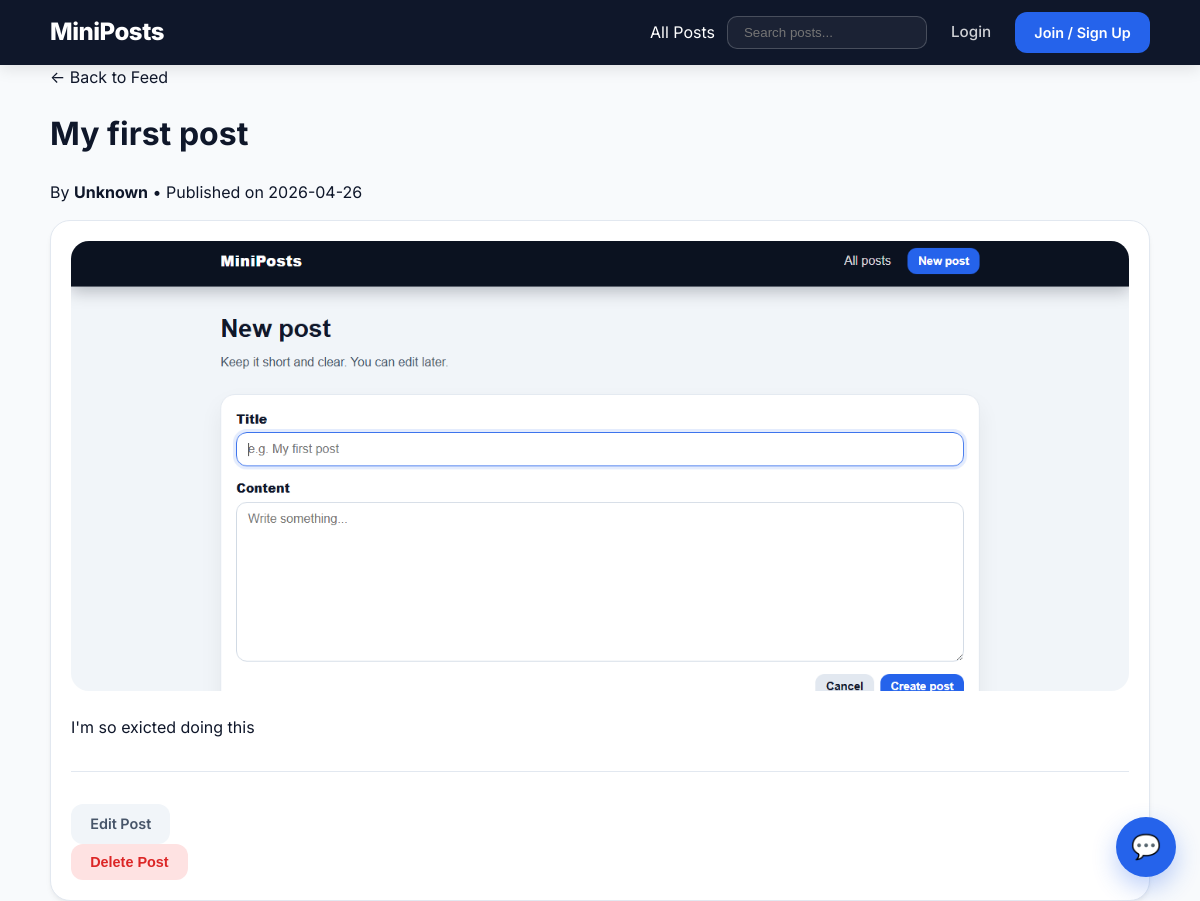
/posts/1, run on the app's committed database.
### tables this page shows
CREATE TABLE posts (
                id INTEGER PRIMARY KEY AUTOINCREMENT,
                title TEXT NOT NULL,
                content TEXT NOT NULL,
                image TEXT,
                created_at TEXT NOT NULL,
                updated_at TEXT NOT NULL
            , user_id INTEGER);

### app.py (the view)
@app.route("/posts/<int:post_id>")
def show_post(post_id):
    with get_db() as conn:
        post = conn.execute("""
            SELECT posts.*, users.username as author
            FROM posts
            LEFT JOIN users ON posts.user_id = users.id
            WHERE posts.id=?
        """, (post_id,)).fetchone()
    if not post:
        flash("Post not found!", "error")
        return redirect(url_for("index"))
    return render_template("show.html", post=post)

### app.py (called while the page is built)
def get_db():
    conn = sqlite3.connect(DB_PATH)
    conn.row_factory = sqlite3.Row
    return conn

### templates/show.html
{% extends "base.html" %}
{% block content %}
<div class="page-head">
    <a href="{{ url_for('index') }}" class="breadcrumb">← Back to Feed</a>
    <h1>{{ post.title }}</h1>
    <p class="muted">By <strong>{{ post.author if post.author else 'Unknown' }}</strong> • Published on {{ post.created_at[:10] }}</p>
</div>
<div class="card">
    {% if post.image %}
        <img src="{{ url_for('static', filename='uploads/' + post.image) }}" class="post-img-large">
    {% endif %}
    <div class="prose">
        {{ post.content | replace('\n', '<br>') | safe }}
    </div>
    {% if session.get('user_id') == post.user_id %}
        <hr style="margin: 2rem 0; border: 0; border-top: 1px solid #e2e8f0;">
        <div class="card-actions">
            <a class="btn btn-ghost" href="{{ url_for('edit_post', post_id=post.id) }}">Edit Post</a>
            <form method="POST" action="{{ url_for('delete_post', post_id=post.id) }}" onsubmit="return confirm('Are you sure you want to delete this post?')">
                <button class="btn btn-danger">Delete Post</button>
            </form>
        </div>
    {% endif %}
</div>
{% endblock %}

### static/css/style.css (style rules this page uses)
* { box-sizing: border-box; }
body { margin: 0; font-family: 'Inter', -apple-system, BlinkMacSystemFont, "Segoe UI", Roboto, Helvetica, Arial, sans-serif; color: #0f172a; background: #f8fafc; line-height: 1.5; }
a { color: inherit; text-decoration: none; transition: 0.2s; }
.card { background: #fff; border: 1px solid #e2e8f0; border-radius: 20px; padding: 1.25rem; display: flex; flex-direction: column; height: 100%; box-shadow: 0 4px 6px -1px rgba(0, 0, 0, 0.05), 0 2px 4px -1px rgba(0, 0, 0, 0.03); transition: transform 0.2s, box-shadow 0.2s; }
.post-img-large { width: 100%; max-height: 450px; object-fit: cover; border-radius: 18px; margin-bottom: 1.5rem; }
.btn { display: inline-flex; align-items: center; justify-content: center; padding: 0.6rem 1.2rem; border-radius: 12px; font-weight: 600; font-size: 0.9rem; cursor: pointer; border: none; transition: 0.2s; }
.btn-ghost { background: #f1f5f9; color: #475569; }
.btn-danger { background: #fee2e2; color: #dc2626; }

### data on the page
posts: title "My first post", created_at "2026-04-26", image (picture), content "I'm so exicted doing this"

### other printed values
{{ post.author if post.author else 'Unknown' }} "Unknown"
